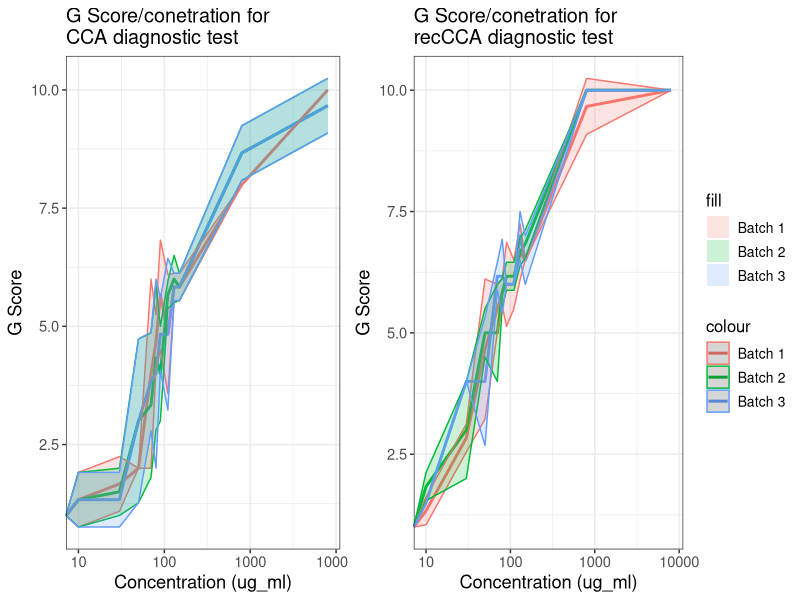

The R source for this figure:
library(rstudioapi)
library(ggplot2)
library(tidyr)
library(dplyr)
setwd(dirname(getActiveDocumentContext()$path)) #set file location as working directory
Sim <- read.csv("Spiked CCA.csv", header = FALSE)
Sim <- Sim[,-5]
Sim <- cbind(Sim[1:12,], Sim[13:24,], Sim[25:36,])

df = data.frame(matrix(nrow = (nrow(Sim)), ncol = 7)) 
df[,1] <- Sim[,1]
df[,2] <- rowMeans(subset(Sim, select=2:4))
df[,3] <- rowMeans(subset(Sim, select=6:8))
df[,4] <- rowMeans(subset(Sim, select=10:12))
df[,5] <- apply(subset(Sim, select=2:4), 1, sd, na.rm=TRUE)
df[,6] <- apply(subset(Sim, select=6:8), 1, sd, na.rm=TRUE)
df[,7] <- apply(subset(Sim, select=10:12), 1, sd, na.rm=TRUE)
df <- df %>% 
  rename(
    ug_ml = X1,
    G_score_1 = X2,
    G_score_2 = X3,
    G_score_3 = X4,
    Standard_Deviation_1 = X5,
    Standard_Deviation_2 = X6,
    Standard_Deviation_3 = X7
  )

plot1 <- ggplot(data = df, aes(x = ug_ml)) + 
  geom_line(aes(y = (G_score_1), color = "Batch 1"), size = 1) + 
  geom_line(aes(y = (G_score_2), color = "Batch 2"), size = 1) + 
  geom_line(aes(y = (G_score_3), color = "Batch 3"), size = 1) + 
  geom_ribbon(aes(y = (G_score_1), ymin = (G_score_1 - Standard_Deviation_1), ymax = (G_score_1 + Standard_Deviation_1), fill = "Batch 1", colour = "Batch 1"), alpha = .2) +
  geom_ribbon(aes(y = (G_score_2), ymin = (G_score_2 - Standard_Deviation_2), ymax = (G_score_2 + Standard_Deviation_2), fill = "Batch 2", colour = "Batch 2"), alpha = .2) +
  geom_ribbon(aes(y = (G_score_3), ymin = (G_score_3 - Standard_Deviation_3), ymax = (G_score_3 + Standard_Deviation_3), fill = "Batch 3", colour = "Batch 3"), alpha = .2) +
  scale_x_log10()+
  theme_bw() +
  xlab("Concentration (ug_ml)") + 
  ylab("G Score") + 
  ggtitle("G Score/conetration for\nCCA diagnostic test")

Sim <- read.csv("Spiked REC-CCA.csv", header = FALSE)
Sim <- Sim[,-5]
Sim <- cbind(Sim[1:12,], Sim[13:24,], Sim[25:36,])

df = data.frame(matrix(nrow = (nrow(Sim)), ncol = 7)) 
df[,1] <- Sim[,1]
df[,2] <- rowMeans(subset(Sim, select=2:4))
df[,3] <- rowMeans(subset(Sim, select=6:8))
df[,4] <- rowMeans(subset(Sim, select=10:12))
df[,5] <- apply(subset(Sim, select=2:4), 1, sd, na.rm=TRUE)
df[,6] <- apply(subset(Sim, select=6:8), 1, sd, na.rm=TRUE)
df[,7] <- apply(subset(Sim, select=10:12), 1, sd, na.rm=TRUE)
df <- df %>% 
  rename(
    ug_ml = X1,
    G_score_1 = X2,
    G_score_2 = X3,
    G_score_3 = X4,
    Standard_Deviation_1 = X5,
    Standard_Deviation_2 = X6,
    Standard_Deviation_3 = X7
  )

plot2 <- ggplot(data = df, aes(x = ug_ml)) + 
  geom_line(aes(y = (G_score_1), color = "Batch 1"), size = 1) + 
  geom_line(aes(y = (G_score_2), color = "Batch 2"), size = 1) + 
  geom_line(aes(y = (G_score_3), color = "Batch 3"), size = 1) + 
  geom_ribbon(aes(y = (G_score_1), ymin = (G_score_1 - Standard_Deviation_1), ymax = (G_score_1 + Standard_Deviation_1), fill = "Batch 1", colour = "Batch 1"), alpha = .2) +
  geom_ribbon(aes(y = (G_score_2), ymin = (G_score_2 - Standard_Deviation_2), ymax = (G_score_2 + Standard_Deviation_2), fill = "Batch 2", colour = "Batch 2"), alpha = .2) +
  geom_ribbon(aes(y = (G_score_3), ymin = (G_score_3 - Standard_Deviation_3), ymax = (G_score_3 + Standard_Deviation_3), fill = "Batch 3", colour = "Batch 3"), alpha = .2) +
  scale_x_log10()+
  theme_bw() +
  xlab("Concentration (ug_ml)") + 
  ylab("G Score") + 
  ggtitle("G Score/conetration for\nrecCCA diagnostic test")


library(cowplot)
library(gridExtra)

comb_plot <- plot_grid(
  plot1 + theme(legend.position = "none",
  plot.title = element_text(size = rel(1.3)),     # Increase plot title size
  axis.title.x = element_text(size = rel(1.2)),   # Increase x axis title size
  axis.title.y = element_text(size = rel(1.2)),   # Increase y axis title size
  axis.text.x = element_text(size = rel(1.2)),    # Increase x axis text size
  axis.text.y = element_text(size = rel(1.2))),
  plot2+ theme(plot.title = element_text(size = rel(1.3)),     # Increase plot title size
               axis.title.x = element_text(size = rel(1.2)),   # Increase x axis title size
               axis.title.y = element_text(size = rel(1.2)),   # Increase y axis title size
               axis.text.x = element_text(size = rel(1.2)),    # Increase x axis text size
               axis.text.y = element_text(size = rel(1.2)),
               legend.title = element_text(size = 12),  # Adjust size for legend title
               legend.text = element_text(size = 10)),
  ncol = 2, 
  nrow = 1,
  align = "h",
  rel_widths = c(1, 1.3)  
)
png("ul.png", 700, 340)
comb_plot
dev.off()
